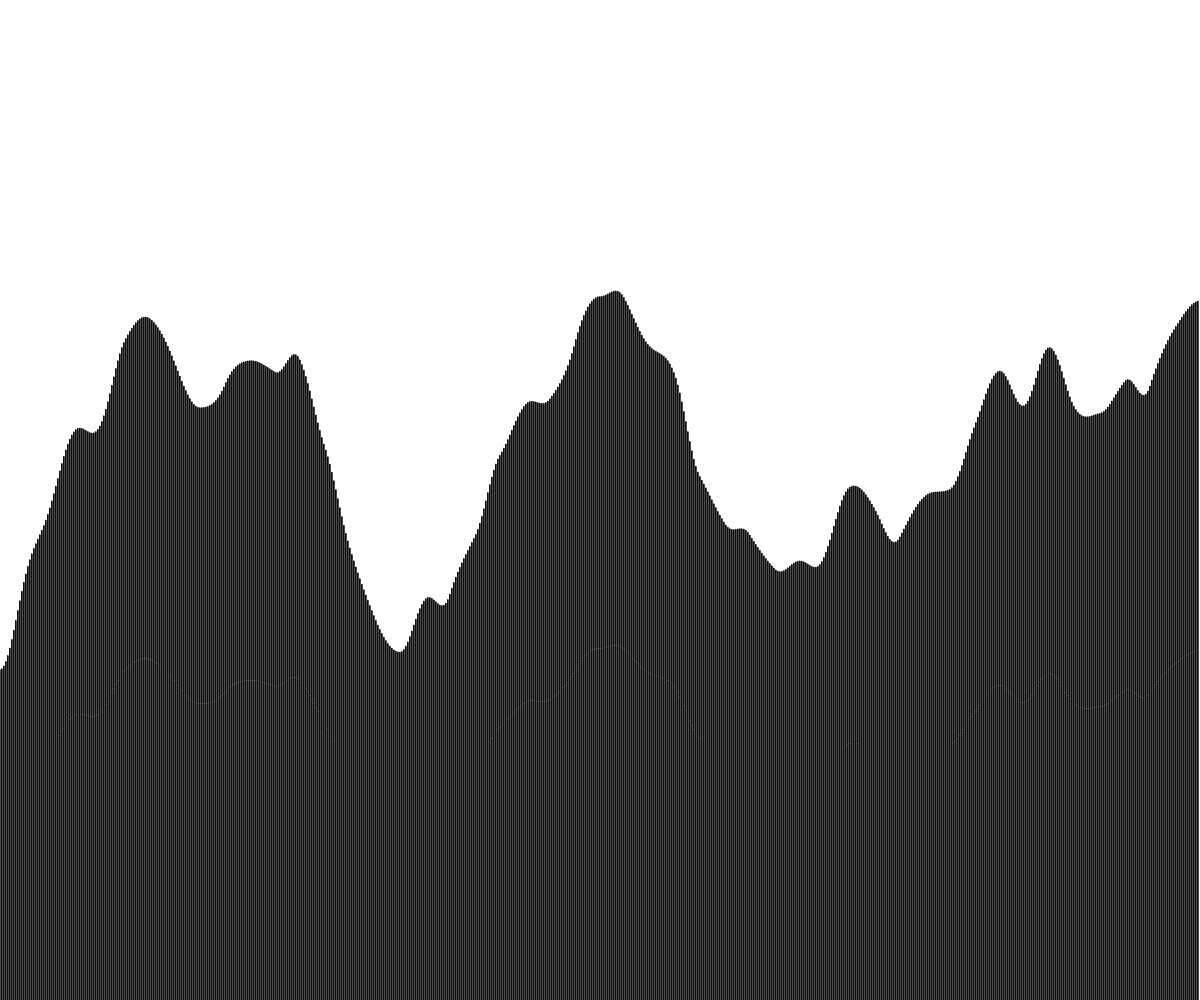
Frame 1 (no input)
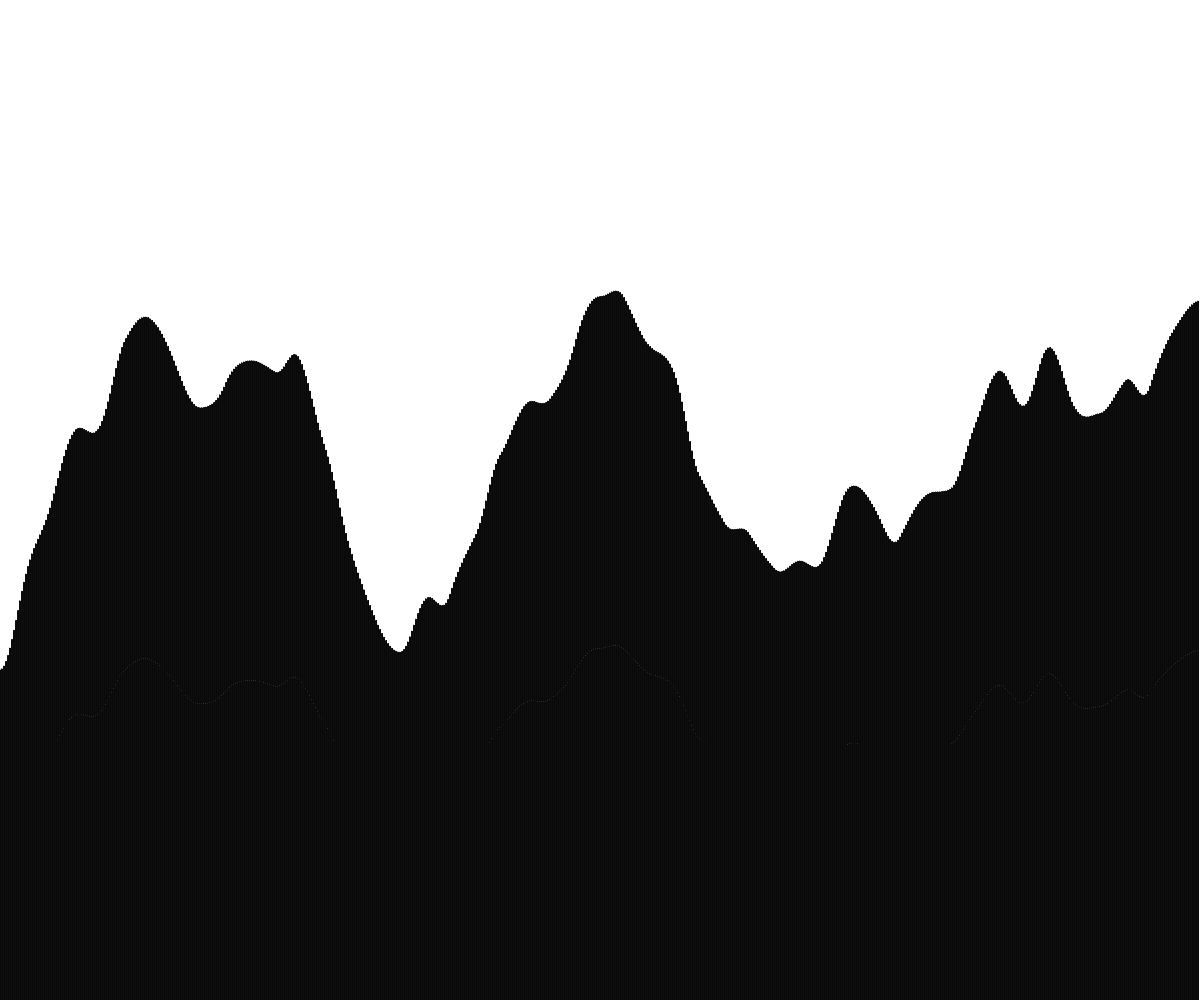
Frame 60 (no input)
Frame 120 (the mouse pressed at the canvas centre since frame 60): identical to frame 60, image omitted

The p5.js sketch that drew these frames (run headless with seeded random() and noise() and a simulated clock; from frame 60 on, the mouse is pressed at the canvas centre):

// p5.js sketch
// ── sketch.js
// Project Title
// Your Name
// Date
//
// Extra for Experts:
// - describe what you did to take this project "above and beyond"

let inc = 0.01;
let start = 0;

function setup() {
  createCanvas(windowWidth, windowHeight);
  generateTerrain();
  noStroke();
}

function draw() {
  generateTerrain();
}


function generateTerrain() {

  let yOff = 0;
  let xoff = start;
  for (let x = 0; x < width; x++) {
    let y = noise(xoff) * height;
    vertex(x,y);
    xoff += inc;

    fill(0);
    //fill(0);
    rect(x, y, 0.1, height - y); x += 1;
  }
  start + inc;
}
